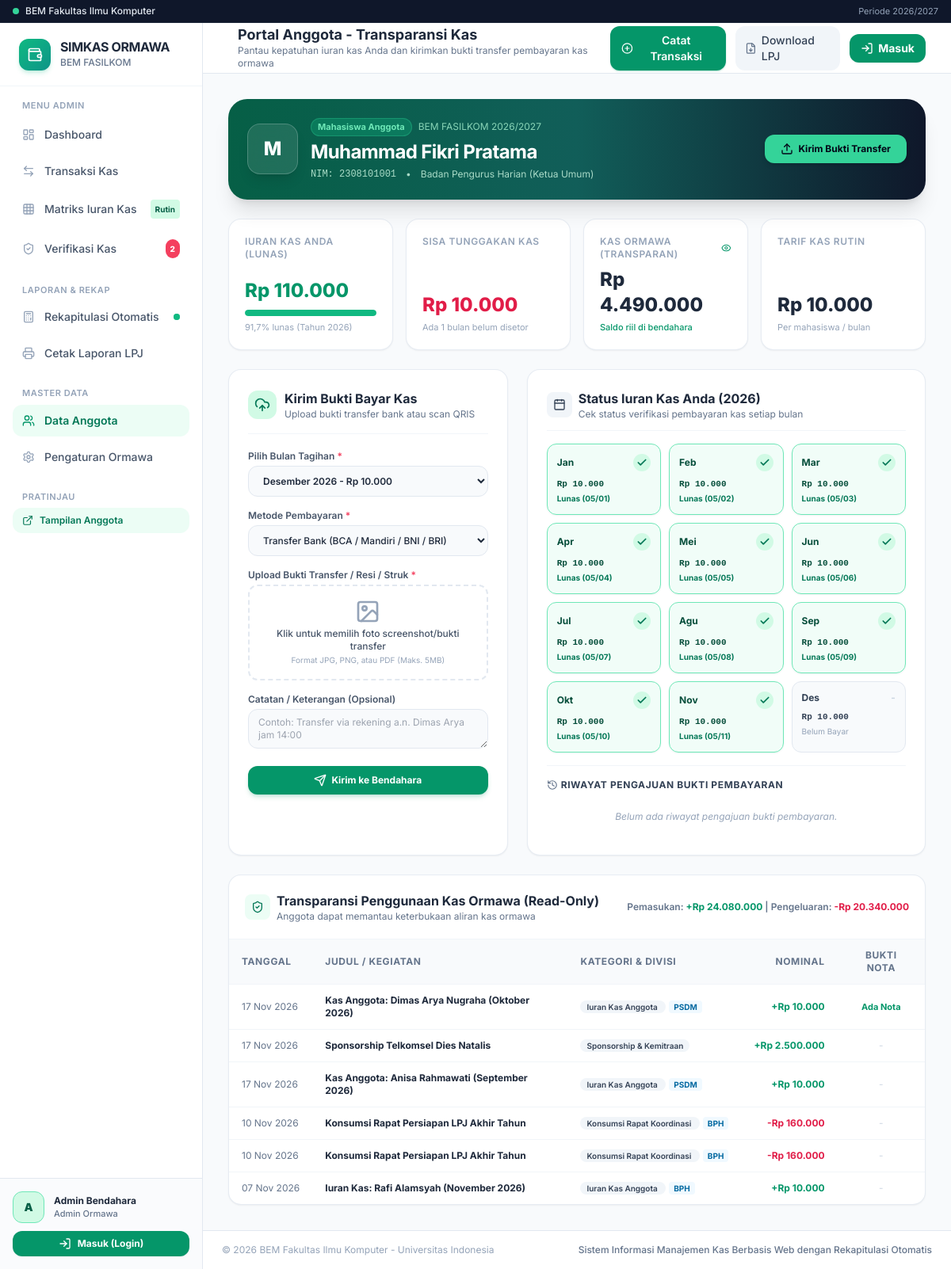
The app's page /portal-anggota/, older data.
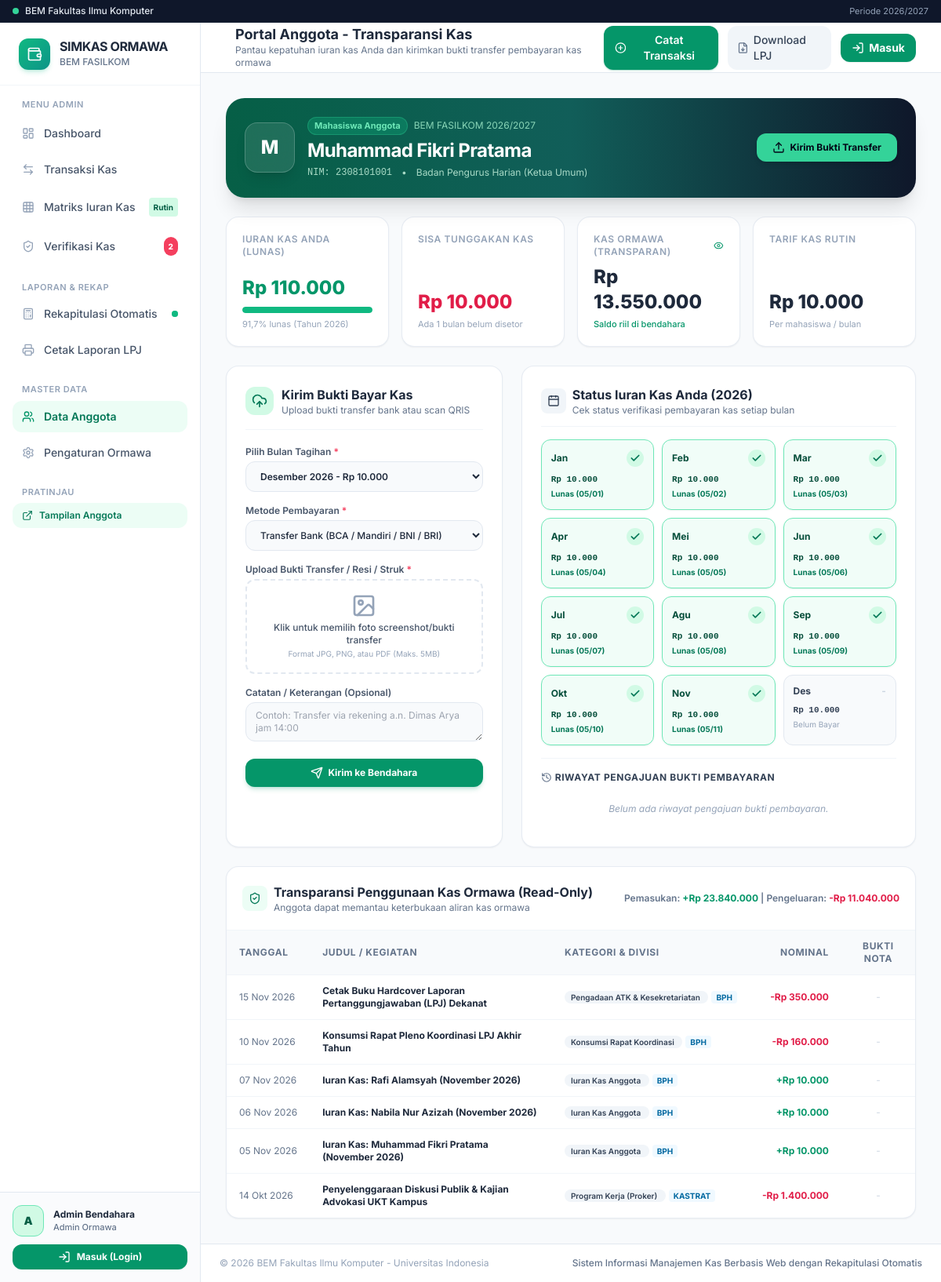
The same page, newer data.
### kas_app/models.py (models this page shows, shortened)
class IuranKas(models.Model):
    STATUS_CHOICES = [
        ('lunas', 'Lunas'),
        ('belum_lunas', 'Belum Lunas'),
    ]
    METODE_CHOICES = [
        ('Tunai', 'Tunai'),
        ('Transfer Bank', 'Transfer Bank'),
        ('QRIS', 'QRIS'),
    ]
    anggota = models.ForeignKey(Anggota, on_delete=models.CASCADE, related_name='iuran_list')
    periode = models.ForeignKey(PeriodeKas, on_delete=models.CASCADE, related_name='iuran_periode_list')
    status = models.CharField(max_length=20, choices=STATUS_CHOICES, default='belum_lunas')
    nominal_dibayar = models.DecimalField(max_digits=12, decimal_places=2, default=0)
    tanggal_bayar = models.DateField(null=True, blank=True)
    metode_pembayaran = models.CharField(max_length=30, choices=METODE_CHOICES, default='Tunai')
    catatan = models.CharField(max_length=200, blank=True, default='')
    transaksi = models.ForeignKey(Transaksi, on_delete=models.SET_NULL, null=True, blank=True, related_name='iuran_terkait')
    class Meta:
        verbose_name = 'Iuran Kas Anggota'
        verbose_name_plural = 'Data Iuran Kas Anggota'
        unique_together = ('anggota', 'periode')
        ordering = ['periode', 'anggota']

class PeriodeKas(models.Model):
    BULAN_CHOICES = [
        (1, 'Januari'), (2, 'Februari'), (3, 'Maret'), (4, 'April'),
        (5, 'Mei'), (6, 'Juni'), (7, 'Juli'), (8, 'Agustus'),
        (9, 'September'), (10, 'Oktober'), (11, 'November'), (12, 'Desember'),
    ]
    nama_periode = models.CharField(max_length=50) # e.g. "Januari 2026"
    bulan = models.PositiveSmallIntegerField(choices=BULAN_CHOICES)
    tahun = models.PositiveIntegerField(default=2026)
    nominal = models.DecimalField(max_digits=12, decimal_places=2, default=10000)
    is_active = models.BooleanField(default=True)
    class Meta:
        verbose_name = 'Periode Kas'
        verbose_name_plural = 'Daftar Periode Kas'
        ordering = ['tahun', 'bulan']
        unique_together = ('bulan', 'tahun')

class Transaksi(models.Model):
    JENIS_CHOICES = [
        ('masuk', 'Pemasukan'),
        ('keluar', 'Pengeluaran'),
    ]
    kode_transaksi = models.CharField(max_length=50, unique=True)
    tanggal = models.DateField(default=timezone.now)
    jenis = models.CharField(max_length=10, choices=JENIS_CHOICES)
    kategori = models.ForeignKey(KategoriTransaksi, on_delete=models.PROTECT, related_name='transaksi_list')
    nominal = models.DecimalField(max_digits=15, decimal_places=2)
    judul = models.CharField(max_length=200)
    keterangan = models.TextField(blank=True, default='')
    bukti_transaksi = models.FileField(upload_to='bukti_transaksi/', blank=True, null=True)
    divisi_terkait = models.ForeignKey(Divisi, on_delete=models.SET_NULL, null=True, blank=True, related_name='transaksi_terkait')
    dicatat_oleh = models.ForeignKey(User, on_delete=models.SET_NULL, null=True, blank=True)
    created_at = models.DateTimeField(auto_now_add=True)
    updated_at = models.DateTimeField(auto_now=True)
    class Meta:
        verbose_name = 'Transaksi Kas'
        verbose_name_plural = 'Riwayat Transaksi Kas'
        ordering = ['-tanggal', '-created_at']

class KategoriTransaksi(models.Model):
    JENIS_CHOICES = [
        ('masuk', 'Pemasukan (Kas Masuk)'),
        ('keluar', 'Pengeluaran (Kas Keluar)'),
    ]
    nama = models.CharField(max_length=100)
    jenis = models.CharField(max_length=10, choices=JENIS_CHOICES)
    kode = models.CharField(max_length=20, blank=True, default='')
    deskripsi = models.TextField(blank=True, default='')
    is_iuran_kas = models.BooleanField(default=False, help_text="Tandai jika kategori ini untuk iuran kas rutin anggota")
    class Meta:
        verbose_name = 'Kategori Transaksi'
        verbose_name_plural = 'Kategori Transaksi'
        ordering = ['jenis', 'nama']

class Divisi(models.Model):
    kode = models.CharField(max_length=20, unique=True)
    nama = models.CharField(max_length=100)
    keterangan = models.TextField(blank=True, default='')
    class Meta:
        verbose_name = 'Divisi / Departemen'
        verbose_name_plural = 'Divisi / Departemen'
        ordering = ['nama']

### kas_app/views.py (the view)
# urls.py: path('portal-anggota/', views.portal_anggota_view, name='portal_anggota'),
def portal_anggota_view(request):
    profil = get_profil()
    current_year = timezone.now().year
    pastikan_periode_tahun(current_year)
    anggota = None
    if request.user.is_authenticated and hasattr(request.user, 'profil_anggota'):
        anggota = request.user.profil_anggota
    else:
        anggota = Anggota.objects.filter(nim='240110262').first() or Anggota.objects.first()
    sinkronisasi_iuran_anggota(current_year)
    iuran_list = IuranKas.objects.filter(
        anggota=anggota,
        periode__tahun=current_year
    ).select_related('periode').order_by('periode__bulan')
    total_lunas = iuran_list.filter(status='lunas').aggregate(Sum('nominal_dibayar'))['nominal_dibayar__sum'] or Decimal('0')
    total_target = sum(i.periode.nominal for i in iuran_list)
    total_tunggakan = total_target - total_lunas
    persen_lunas = round((total_lunas / total_target * 100), 1) if total_target > 0 else 0
    pengajuan_list = PengajuanIuran.objects.filter(anggota=anggota).select_related('periode').order_by('-tanggal_pengajuan')
    pengajuan_dict = {pj.periode_id: pj for pj in pengajuan_list}
    iuran_display_list = []
    periode_ids_sudah_diajukan_atau_lunas = set()
    for i in iuran_list:
        pj = pengajuan_dict.get(i.periode_id)
        if i.status == 'lunas':
            st = 'lunas'
            periode_ids_sudah_diajukan_atau_lunas.add(i.periode_id)
        elif pj and pj.status == 'menunggu':
            st = 'menunggu'
            periode_ids_sudah_diajukan_atau_lunas.add(i.periode_id)
        elif pj and pj.status == 'ditolak':
            st = 'ditolak'
        else:
            st = 'belum_lunas'
        iuran_display_list.append({
            'iuran': i,
            'status': st,
            'pengajuan': pj,
        })
    periode_belum_lunas = [
        i.periode for i in iuran_list
        if i.periode_id not in periode_ids_sudah_diajukan_atau_lunas
    ]
    total_masuk = Transaksi.objects.filter(jenis='masuk').aggregate(Sum('nominal'))['nominal__sum'] or Decimal('0')
    total_keluar = Transaksi.objects.filter(jenis='keluar').aggregate(Sum('nominal'))['nominal__sum'] or Decimal('0')
    saldo_akhir_ormawa = profil.saldo_awal + total_masuk - total_keluar
    transaksi_terbaru = Transaksi.objects.select_related('kategori', 'divisi_terkait').all()[:6]
    context = {
        'profil': profil,
        'anggota': anggota,
        'current_year': current_year,
        'iuran_list': iuran_display_list,
        'total_lunas': total_lunas,
        'total_tunggakan': total_tunggakan,
        'persen_lunas': persen_lunas,
        'periode_belum_lunas': periode_belum_lunas,
        'pengajuan_list': pengajuan_list,
        'saldo_akhir_ormawa': saldo_akhir_ormawa,
        'total_masuk': total_masuk,
        'total_keluar': total_keluar,
        'transaksi_terbaru': transaksi_terbaru,
    }
    return render(request, 'kas_app/portal_anggota.html', context)

### kas_app/context_processors.py (called while the page is built, shortened)
def profil_organisasi_processor(request):
    profil = ProfilOrganisasi.objects.first()
    is_bendahara = True
    is_anggota = False
    user_anggota = None
    pending_pengajuan_count = PengajuanIuran.objects.filter(status='menunggu').count() if is_bendahara else 0
    kategori_operasional = KategoriTransaksi.objects.filter(is_iuran_kas=False)
    divisi_all = Divisi.objects.all()
    return {
        'profil_organisasi': profil,
        'app_title': 'SIMKAS ORMAWA',
        'app_subtitle': 'Sistem Informasi Manajemen Kas Organisasi Kemahasiswaan Berbasis Web dengan Fitur Rekapitulasi Otomatis',
        'is_bendahara': is_bendahara,
        'is_anggota': is_anggota,
        'user_anggota': user_anggota,
        'pending_pengajuan_count': pending_pengajuan_count,
        'kategori_operasional': kategori_operasional,
        'divisi_all': divisi_all,
    }

### kas_app/templatetags/kas_tags.py (called while the page is built)
@register.filter(name='rupiah')
def rupiah(val):
    if val is None or val == '':
        return 'Rp 0'
    try:
        val = Decimal(str(val))
        formatted = f"{val:,.0f}".replace(',', '.')
        return f"Rp {formatted}"
    except (ValueError, TypeError):
        return f"Rp {val}"

### templates/kas_app/portal_anggota.html (shortened to what the changed rows need)
{% extends 'base.html' %}
{% load kas_tags %}
{% block header_title %}Portal Anggota - Transparansi Kas{% endblock %}
{% block content %}
<div class="space-y-6 max-w-6xl mx-auto">
    <div class="bg-gradient-to-r from-emerald-800 via-teal-800 to-slate-900 rounded-3xl p-6 text-white shadow-xl relative overflow-hidden flex flex-col md:flex-row md:items-center justify-between gap-6">
        <div class="flex items-center space-x-4 z-10">
            <div>
                <h2 class="text-xl md:text-2xl font-bold tracking-tight mt-1">{{ anggota.nama }}</h2>
            </div>
        </div>
    </div>
    <div class="grid grid-cols-1 sm:grid-cols-2 lg:grid-cols-4 gap-4">
        <div class="bg-white rounded-2xl p-5 border border-slate-200/80 shadow-sm flex flex-col justify-between">
            <div class="mt-2">
                <p class="text-2xl font-extrabold text-slate-800">{{ saldo_akhir_ormawa|rupiah }}</p>
                <p class="text-[11px] text-emerald-600 font-medium mt-1">Saldo riil di bendahara</p>
            </div>
        </div>
    </div>
    <div class="grid grid-cols-1 lg:grid-cols-12 gap-6" id="uploadSection">
        <div class="lg:col-span-7 bg-white rounded-2xl border border-slate-200/80 shadow-sm p-6 space-y-4">
            <div class="grid grid-cols-2 sm:grid-cols-3 gap-2.5">
                {% for item in iuran_list %}
                <div class="p-3 rounded-xl border transition-all
                    {% if item.status == 'lunas' %}
                        bg-emerald-50/70 border-emerald-300 text-emerald-900 shadow-sm
                    {% elif item.status == 'menunggu' %}
                        bg-amber-50/80 border-amber-300 text-amber-900 shadow-sm
                    {% elif item.status == 'ditolak' %}
                        bg-rose-50/70 border-rose-300 text-rose-900
                    {% else %}
                        bg-slate-50 border-slate-200 text-slate-700
                    {% endif %}">
                    <div class="flex items-center justify-between">
                        <span class="font-bold text-xs">{{ item.iuran.periode.nama_periode|slice:":3" }}</span>
                        {% if item.status == 'lunas' %}
                        <span class="p-1 rounded-full bg-emerald-100 text-emerald-700 font-bold" title="Di-ACC Admin: Lunas">
                            <i data-lucide="check" class="w-3.5 h-3.5 stroke-[3]"></i>
                        </span>
                        {% elif item.status == 'menunggu' %}
                        <span class="px-1.5 py-0.5 rounded-full bg-amber-200 text-amber-900 text-[9px] font-black animate-pulse" title="Bukti transfer terkirim, menunggu verifikasi Admin">
                            ACC?
                        </span>
                        {% elif item.status == 'ditolak' %}
                        <span class="p-1 rounded-full bg-rose-100 text-rose-600 font-bold" title="Bukti ditolak: {{ item.pengajuan.catatan_bendahara }}">
                            <i data-lucide="x" class="w-3.5 h-3.5 stroke-[2.5]"></i>
                        </span>
                        {% else %}
                        <span class="text-slate-300 font-bold text-xs">
                            -
                        </span>
                        {% endif %}
                    </div>
                    <div class="mt-2 text-xs">
                        <p class="font-mono font-semibold text-[11px]">{{ item.iuran.periode.nominal|rupiah }}</p>
                        <p class="text-[10px] mt-0.5 font-bold
                            {% if item.status == 'lunas' %}text-emerald-700
                            {% elif item.status == 'menunggu' %}text-amber-800
                            {% elif item.status == 'ditolak' %}text-rose-600
                            {% else %}text-slate-400 font-normal{% endif %}">
                            {% if item.status == 'lunas' %}
                                Lunas ({{ item.iuran.tanggal_bayar|date:"d/m"|default:"Di-ACC" }})
                            {% elif item.status == 'menunggu' %}
                                Menunggu ACC Admin
                            {% elif item.status == 'ditolak' %}
                                Ditolak Admin
                            {% else %}
                                Belum Bayar
                            {% endif %}
                        </p>
                    </div>
                </div>
                {% endfor %}
            </div>
        </div>
    </div>
    <div class="bg-white rounded-2xl border border-slate-200/80 shadow-sm overflow-hidden">
        <div class="p-5 border-b border-slate-100 flex items-center justify-between">
            <div class="text-xs font-semibold text-slate-500">
                Pemasukan: <span class="text-emerald-600 font-bold">+{{ total_masuk|rupiah }}</span> | Pengeluaran: <span class="text-rose-600 font-bold">-{{ total_keluar|rupiah }}</span>
            </div>
        </div>
        <div class="overflow-x-auto">
            <table class="w-full text-left text-xs">
                <thead class="bg-slate-50 text-slate-500 font-semibold uppercase tracking-wider border-b border-slate-100">
                    <tr>
                        <th class="py-3 px-4">Tanggal</th>
                        <th class="py-3 px-4">Judul / Kegiatan</th>
                        <th class="py-3 px-4">Kategori & Divisi</th>
                        <th class="py-3 px-4 text-right">Nominal</th>
                        <th class="py-3 px-4 text-center">Bukti Nota</th>
                    </tr>
                </thead>
                <tbody class="divide-y divide-slate-100 text-slate-700">
                    {% for trx in transaksi_terbaru %}
                    <tr class="hover:bg-slate-50/70 transition-colors">
                        <td class="py-3 px-4 text-slate-500 whitespace-nowrap">{{ trx.tanggal|date:"d M Y" }}</td>
                        <td class="py-3 px-4 font-bold text-slate-800">{{ trx.judul }}</td>
                        <td class="py-3 px-4 whitespace-nowrap">
                            <span class="px-2 py-0.5 rounded-full text-[10px] font-semibold bg-slate-100 text-slate-700">
                                {{ trx.kategori.nama }}
                            </span>
                            {% if trx.divisi_terkait %}
                            <span class="px-1.5 py-0.5 rounded text-[10px] bg-sky-50 text-sky-700 font-bold ml-1">
                                {{ trx.divisi_terkait.kode }}
                            </span>
                            {% endif %}
                        </td>
                        <td class="py-3 px-4 text-right font-bold whitespace-nowrap {% if trx.jenis == 'masuk' %}text-emerald-600{% else %}text-rose-600{% endif %}">
                            {% if trx.jenis == 'masuk' %}+{% else %}-{% endif %}{{ trx.nominal|rupiah }}
                        </td>
                        <td class="py-3 px-4 text-center">
                            {% if trx.bukti_transaksi %}
                            <a href="{{ trx.bukti_transaksi.url }}" target="_blank" class="text-emerald-600 hover:underline font-bold text-[11px]">
                                Ada Nota
                            </a>
                            {% else %}
                            <span class="text-slate-300">-</span>
                            {% endif %}
                        </td>
                    </tr>
                    {% empty %}
                    <tr>
                        <td colspan="5" class="py-6 text-center text-slate-400">Belum ada transaksi yang dicatat.</td>
                    </tr>
                    {% endfor %}
                </tbody>
            </table>
        </div>
    </div>
</div>
{% endblock %}

Row changes from the older to the newer data that the page shows:
removed Transaksi: tanggal "17 Nov 2026", judul "Kas Anggota: Dimas Arya Nugraha (Oktober 2026)", kategori.nama "Iuran Kas Anggota", divisi_terkait.kode "PSDM", nominal|rupiah "Rp 10.000"
removed Transaksi: tanggal "17 Nov 2026", judul "Sponsorship Telkomsel Dies Natalis", kategori.nama "Sponsorship & Kemitraan", nominal|rupiah "Rp 2.500.000"
removed Transaksi: tanggal "17 Nov 2026", judul "Kas Anggota: Anisa Rahmawati (September 2026)", kategori.nama "Iuran Kas Anggota", divisi_terkait.kode "PSDM", nominal|rupiah "Rp 10.000"
removed Transaksi: tanggal "10 Nov 2026", judul "Konsumsi Rapat Persiapan LPJ Akhir Tahun", kategori.nama "Konsumsi Rapat Koordinasi", divisi_terkait.kode "BPH", nominal|rupiah "Rp 160.000", jenis "keluar" (drawn)
removed Transaksi: tanggal "10 Nov 2026", judul "Konsumsi Rapat Persiapan LPJ Akhir Tahun", kategori.nama "Konsumsi Rapat Koordinasi", divisi_terkait.kode "BPH", nominal|rupiah "Rp 160.000", jenis "keluar" (drawn)
added Transaksi: tanggal "15 Nov 2026", judul "Cetak Buku Hardcover Laporan Pertanggungjawaban (LPJ) Dekanat", kategori.nama "Pengadaan ATK & Kesekretariatan", divisi_terkait.kode "BPH", nominal|rupiah "Rp 350.000", jenis "keluar" (drawn)
added Transaksi: tanggal "10 Nov 2026", judul "Konsumsi Rapat Pleno Koordinasi LPJ Akhir Tahun", kategori.nama "Konsumsi Rapat Koordinasi", divisi_terkait.kode "BPH", nominal|rupiah "Rp 160.000", jenis "keluar" (drawn)
added Transaksi: tanggal "06 Nov 2026", judul "Iuran Kas: Nabila Nur Azizah (November 2026)", kategori.nama "Iuran Kas Anggota", divisi_terkait.kode "BPH", nominal|rupiah "Rp 10.000"
added Transaksi: tanggal "05 Nov 2026", judul "Iuran Kas: Muhammad Fikri Pratama (November 2026)", kategori.nama "Iuran Kas Anggota", divisi_terkait.kode "BPH", nominal|rupiah "Rp 10.000"
added Transaksi: tanggal "14 Okt 2026", judul "Penyelenggaraan Diskusi Publik & Kajian Advokasi UKT Kampus", kategori.nama "Program Kerja (Proker)", divisi_terkait.kode "KASTRAT", nominal|rupiah "Rp 1.400.000", jenis "keluar" (drawn)
Text that changed along with them:
{{ saldo_akhir_ormawa|rupiah }}: "Rp 4.490.000" → "Rp 13.550.000"
{{ total_masuk|rupiah }}: "Rp 24.080.000" → "Rp 23.840.000"
{{ total_keluar|rupiah }}: "Rp 20.340.000" → "Rp 11.040.000"
